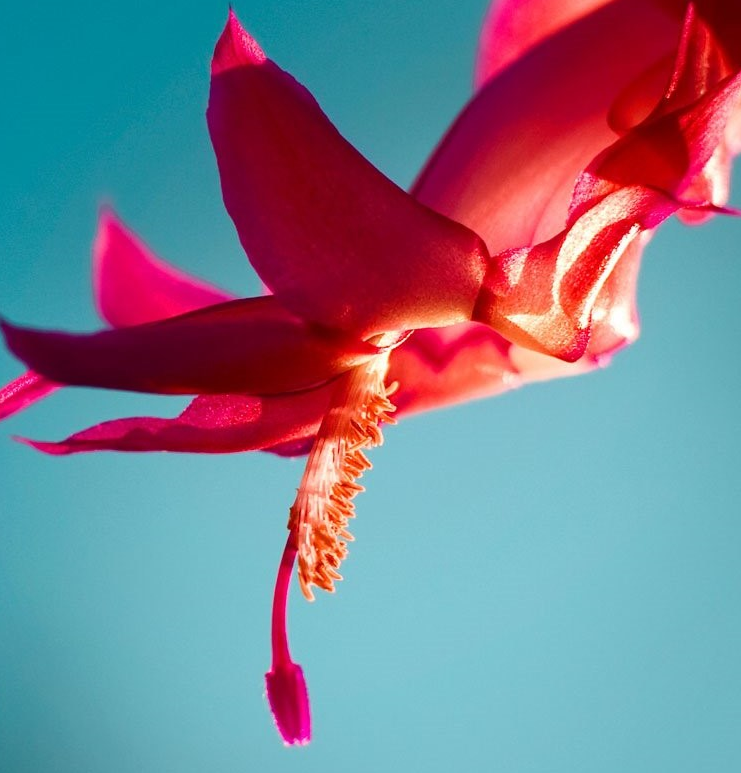
#> input picture Goruntu isleme/ekran.PNG, 741 x 773 px, found by its file name
$ python filtreler.py
#> lines starting #> are read from the running program, lines starting #| are printed output that depends on the picture; after the words box and inside, x2 and y2 are one past the last pixel; in counts of white or black regions, pixels touching at a corner belong together
import cv2
import matplotlib.pyplot as plt
import numpy as np

resim = cv2.imread("ekran.png")
#> resim is the input picture: shape (773, 741, 3); mean B, G, R 141.2, 125, 123.4
griresim=cv2.cvtColor(resim, cv2.COLOR_BGR2GRAY)
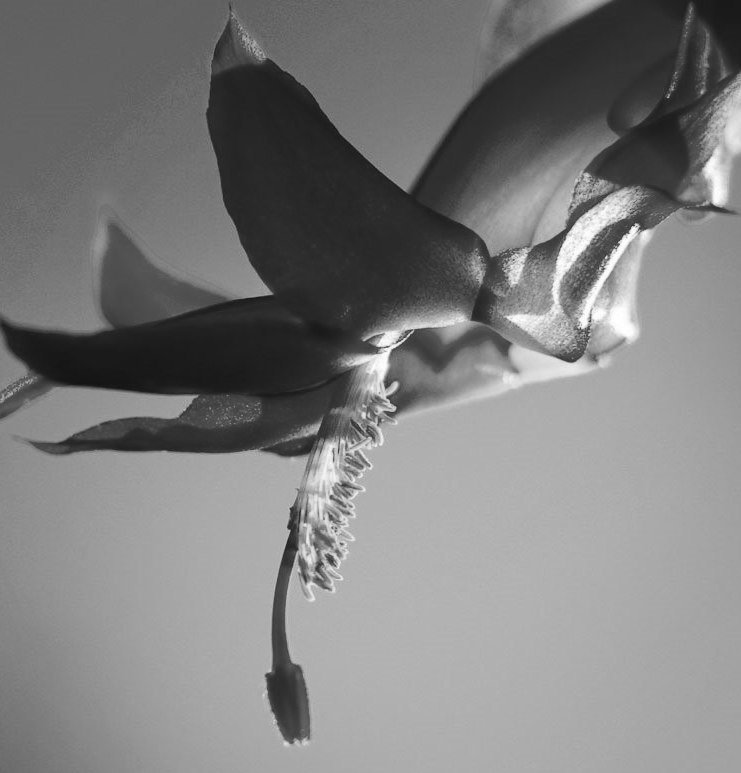
#> griresim: shape (773, 741); min 20, max 255, mean 126.3
cv2.imshow("griresim", griresim)

filtre=np.array(([1,1,1],
                [1,1,1],
                [1,1,1]))/9

sonuc_resim=cv2.filter2D(src=griresim, ddepth=-1, kernel=filtre)
cv2.imshow("filtreleme", sonuc_resim)

filtre2=np.array(([1,1,1,1,1],
                [1,1,1,1,1],
                [1,1,1,1,1],
                [1,1,1,1,1],
                [1,1,1,1,1]))/25

sonuc2=cv2.filter2D(src=griresim, ddepth=-1, kernel=filtre2)
cv2.imshow("5x5 ortalama", sonuc2)

sonuc3=cv2.blur(src=griresim, ksize=(3,3)) #ksize değeri arttıkça bulanıklaşır.
cv2.imshow("3x3 blur", sonuc3)

sonuc4=cv2.GaussianBlur(src=griresim, ksize=(5,5), sigmaX=1)
cv2.imshow("5x5 Gaussian", sonuc4)

sonuc5=cv2.Sobel(src=griresim, ddepth=-1, dx=1, dy=0)
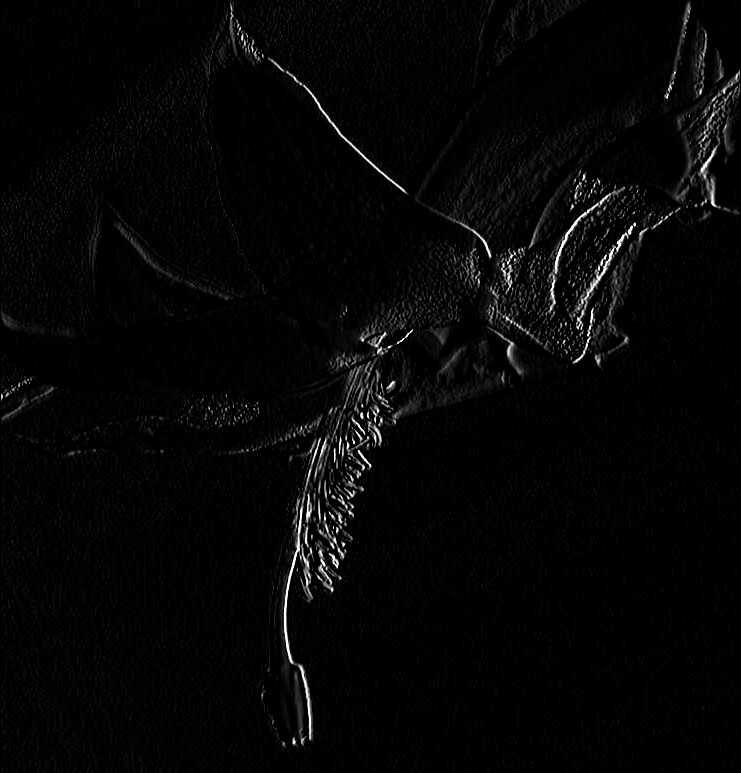
#> sonuc5: shape (773, 741); min 0, max 255, mean 5.8
cv2.imshow("Sobel", sonuc5)

sonuc6=cv2.Canny(griresim,50,150)
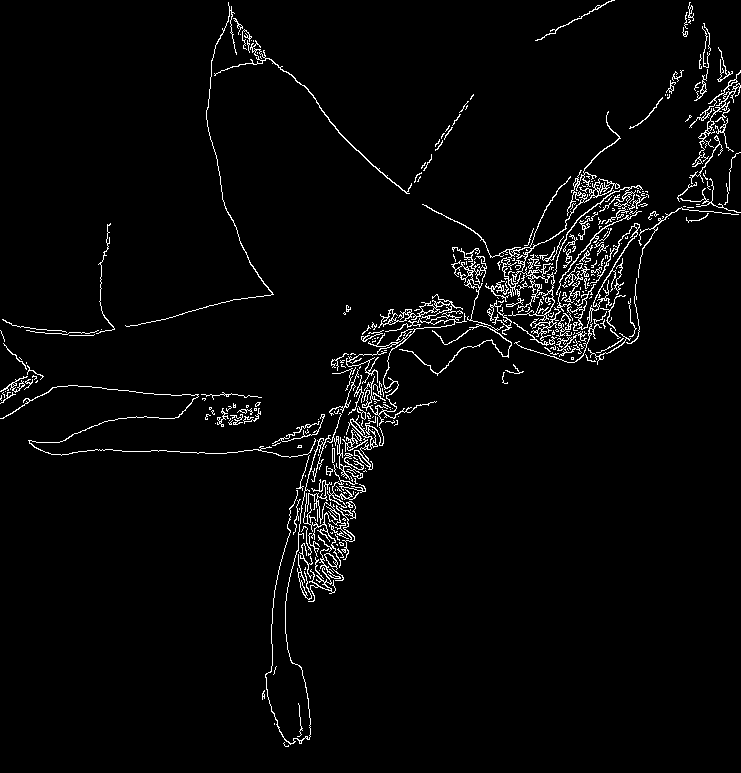
#> sonuc6: shape (773, 741); 3.1% white in thin lines or dots
cv2.imshow("Canny", sonuc6)
cv2.waitKey()

$ run again, with Goruntu isleme/cameraman.png copied over Goruntu isleme/ekran.PNG
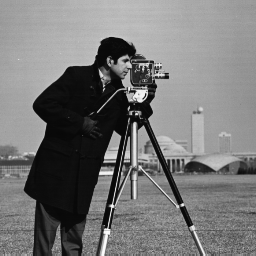
#> input picture Goruntu isleme/cameraman.png, 256 x 256 px, found by its file name
#> resim is the input picture: shape (256, 256, 3); min 7, max 253, mean 118.7
#> `sonuc5=cv2.Sobel(src=griresim, ddepth=-1, dx=1, dy=0)`:
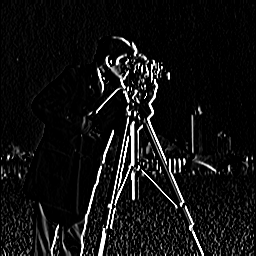
#> sonuc5: shape (256, 256); min 0, max 255, mean 17.9
#> `sonuc6=cv2.Canny(griresim,50,150)`:
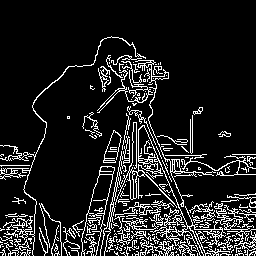
#> sonuc6: shape (256, 256); 12.5% white in thin lines or dots, all inside (x1, y1, x2, y2) = (0, 36, 256, 256)
